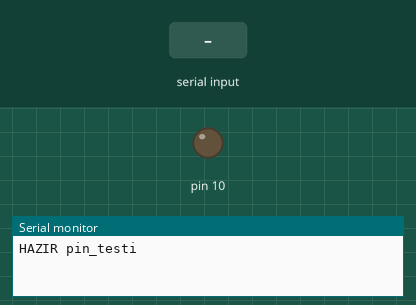
Recording of a sketch running on a simulated Arduino Uno, built with avr-gcc and run on an emulated ATmega328P. On the bench: output pins drawn as LEDs (lit = HIGH), the last lines printed to the serial monitor. Inputs (shaded band) come from the test bench.

Above: at 1.2 s.
1.3 s: "D 3 1\n" received over Serial
3.8 s: "A 10 80\n" received over Serial
At 4.4 s:
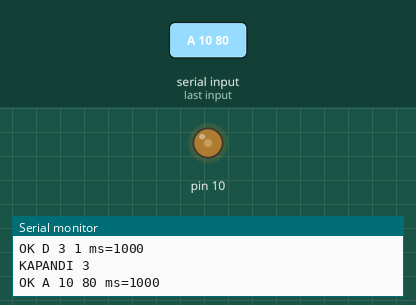
Timing chart, 0 to 6.8 s (numbered marks = the images above; inputs shaded):
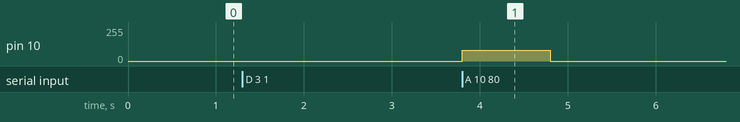

Measured:
- after the input at 3.8 s, pin 10: 0/255 → 80/255 at once, → 0/255 1.0 s later

The sketch:

pin_testi.ino
```cpp
// Pin testi: shield'in hangi pinle neyi sürdüğünü bulmak için.
// Seri porttan (115200) satır satır komut alır; açtığı her pini bir süre sonra kendisi kapatır.
//
//   D <pin> <0|1> [ms]   dijital çıkış (ör. "D 3 1" röle/LED)
//   A <pin> <0-255> [ms] PWM çıkış (ör. "A 10 80" ~%30)
//   T <hz> <ms>          buzzer (pin 11) belirtilen frekansta öter
//   S                    hepsini durdur
//
// ms verilmezse 1000 ms. Hiçbir yerde delay() yok: loop() her turda saate bakar,
// süresi dolan pini kapatır. Aynı anda birkaç pin ve buzzer birlikte çalışabilir.

const uint8_t BUZZER = 11;
const unsigned long VARSAYILAN_MS = 1000;
const unsigned long EN_UZUN_MS = 5000;

unsigned long bitis[20];        // pin başına kapanma zamanı (0 = boşta)
unsigned long buzzerBitis = 0;
char satir[32];
uint8_t uzunluk = 0;

void pinBirak(uint8_t pin) {
  digitalWrite(pin, LOW);
  pinMode(pin, INPUT);          // açılıştaki gibi boşta bırak
  bitis[pin] = 0;
}

void hepsiniDurdur() {
  noTone(BUZZER);
  buzzerBitis = 0;
  for (uint8_t p = 2; p <= 13; p++) pinBirak(p);
}

unsigned long sure(long ms) {
  if (ms <= 0) return VARSAYILAN_MS;
  return ms > (long)EN_UZUN_MS ? EN_UZUN_MS : (unsigned long)ms;
}

void komutuIsle(char *k) {
  char tur = k[0];
  long a = 0, b = 0, c = 0;
  int n = sscanf(k + 1, "%ld %ld %ld", &a, &b, &c);

  if (tur == 'S') {
    hepsiniDurdur();
    Serial.println(F("OK durdu"));
  } else if ((tur == 'D' || tur == 'A') && n >= 2 && a >= 2 && a <= 13) {
    uint8_t pin = a;
    if (pin == BUZZER) { noTone(BUZZER); buzzerBitis = 0; }
    pinMode(pin, OUTPUT);
    if (tur == 'D') digitalWrite(pin, b ? HIGH : LOW);
    else analogWrite(pin, constrain(b, 0, 255));
    unsigned long ms = sure(n >= 3 ? c : 0);
    bitis[pin] = millis() + ms;
    Serial.print(F("OK ")); Serial.print(tur); Serial.print(' ');
    Serial.print(pin); Serial.print(' '); Serial.print(b);
    Serial.print(F(" ms=")); Serial.println(ms);
  } else if (tur == 'T' && n >= 2) {
    tone(BUZZER, constrain(a, 31, 10000));
    buzzerBitis = millis() + sure(b);
    Serial.print(F("OK T ")); Serial.println(a);
  } else {
    Serial.print(F("HATA anlasilmadi: ")); Serial.println(k);
  }
}

void seriOku() {
  while (Serial.available()) {
    char ch = Serial.read();
    if (ch == '\r') continue;
    if (ch == '\n') {
      satir[uzunluk] = 0;
      if (uzunluk) komutuIsle(satir);
      uzunluk = 0;
    } else if (uzunluk < sizeof(satir) - 1) {
      satir[uzunluk++] = ch;
    }
  }
}

void setup() {
  Serial.begin(115200);
  hepsiniDurdur();
  Serial.println(F("HAZIR pin_testi"));
}

void loop() {
  seriOku();
  unsigned long simdi = millis();
  for (uint8_t p = 2; p <= 13; p++) {
    if (bitis[p] && (long)(simdi - bitis[p]) >= 0) {
      pinBirak(p);
      Serial.print(F("KAPANDI ")); Serial.println(p);
    }
  }
  if (buzzerBitis && (long)(simdi - buzzerBitis) >= 0) {
    noTone(BUZZER);
    buzzerBitis = 0;
  }
}
```
